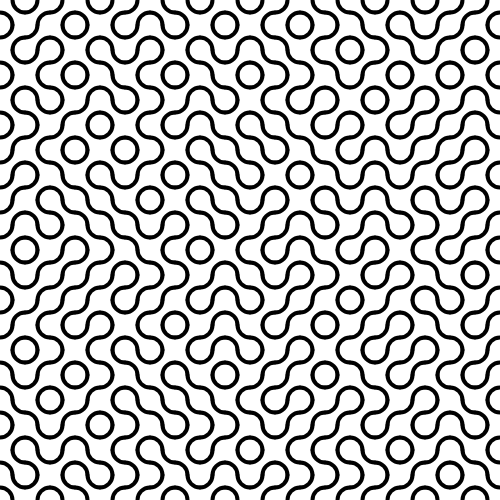
Frame 1 (no input)
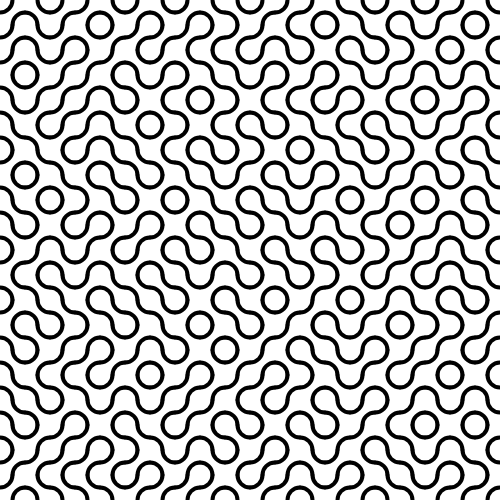
Frame 2 (the mouse pressed at the canvas centre, redrawn once)

The p5.js sketch that drew these frames (run headless with seeded random() and noise() and a simulated clock; the mouse was pressed at the canvas centre and the sketch redrawn once):

// p5.js sketch
// ── sketch.js
// -
// Cerchi di Sébastien Truchet 0.1 by Gaia Andruccioli [cerchi, 10 print]
// 2021 © Gaia Andruccioli, Daniele @Fupete, Irene @iretrtr and the course DS-2021 at DESIGN.unirsm,
// github.com/ds-2021-unirsm — github.com/fupete - github.com/Graphein0707
// Educational purposes, MIT License, 2021, San Marino
// —
//

var x = 0;
var y = 0;
var trama = 25; // dimensione

function setup() {
  createCanvas(500, 500);
  stroke(0);
  strokeWeight(4);
  noFill();
}
// disegna il pattern con dei mezzi cerchi e gli archi
function drawPattern() {
  arc(x, y + trama, trama, trama, PI + HALF_PI, 0); //x, y, altezza, larghezza, start, stop 
  arc(x + trama, y, trama, trama, HALF_PI, PI);
}
// rotazione degli archi
function drawEditPattern() {
  push();
  rotate(HALF_PI); //rotazione degli elementi
  translate(0, -trama); //sposto il centro da 0 a -25
  drawPattern(); //disegna l'arco
  pop();
}

function draw() {
  background(255);
  for (var x = 0; x < width; x = x + trama) { //disegno la "griglia"
    for (var y = 0; y < height; y = y + trama) {
      push();
      translate(x, y);
      if (random(1) > 0.5) {
        drawPattern(); //disegna elementi
      } else {
        drawEditPattern(); //ruota gli elementi
      }
      pop();
    }
  }
  noLoop();
}
